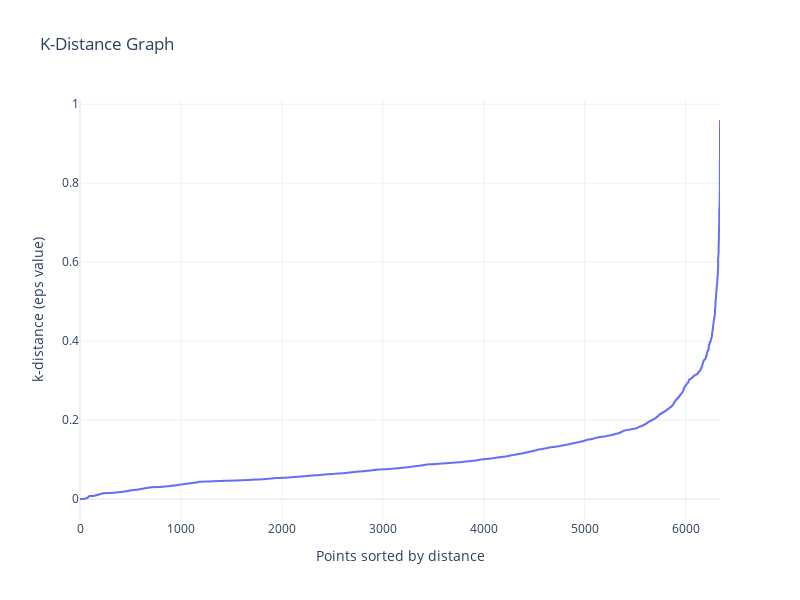

The notebook cell this image was saved under:
### Code cell
import numpy as np
import plotly.express as px

# The distance to the furthest neighbor (min_samples-th nearest) for each point
k_dist = distances[:, min_samples-1]

# Sort distances
k_dist_sorted = np.sort(k_dist)

# Creating the k-distance graph using Plotly
fig = px.line(
    x=np.arange(len(k_dist_sorted)),
    y=k_dist_sorted,
    title='K-Distance Graph',
    labels={'x': 'Points sorted by distance', 'y': 'k-distance (eps value)'},
    template='plotly_white'
)
fig.update_layout(
    xaxis=dict(showgrid=True),
    yaxis=dict(showgrid=True),
    height=600,
    width=800
)
fig.show()

### Figure 1 — Plotly figure (JSON) as saved in the notebook; plotly's stock layout.template omitted (floating-point values rounded to 4 significant figures; data arrays with more than 128 entries replaced by an {"elided": "..."} marker saying what was removed)
{"data": [{"hovertemplate": "Points sorted by distance=%{x}<br>k-distance (eps value)=%{y}<extra></extra>", "legendgroup": "", "line": {"color": "#636efa", "dash": "solid"}, "marker": {"symbol": "circle"}, "mode": "lines", "name": "", "showlegend": false, "type": "scattergl", "x": {"elided": "6342 int values"}, "xaxis": "x", "y": {"elided": "6342 float values"}, "yaxis": "y"}], "layout": {"height": 600, "legend": {"tracegroupgap": 0}, "title": {"text": "K-Distance Graph"}, "width": 800, "xaxis": {"anchor": "y", "autorange": true, "domain": [0, 1], "range": [0, 6341], "showgrid": true, "title": {"text": "Points sorted by distance"}, "type": "linear"}, "yaxis": {"anchor": "x", "autorange": true, "domain": [0, 1], "range": [-0.0532, 1.011], "showgrid": true, "title": {"text": "k-distance (eps value)"}, "type": "linear"}}}
